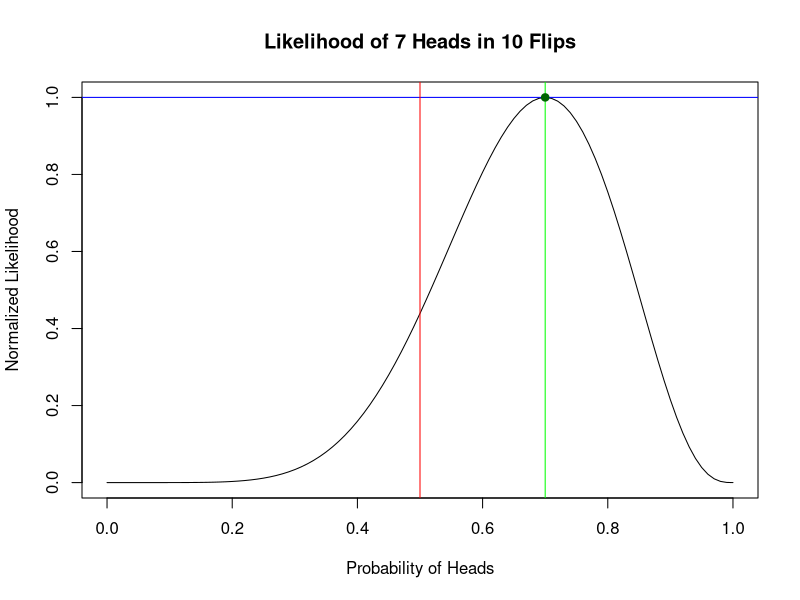
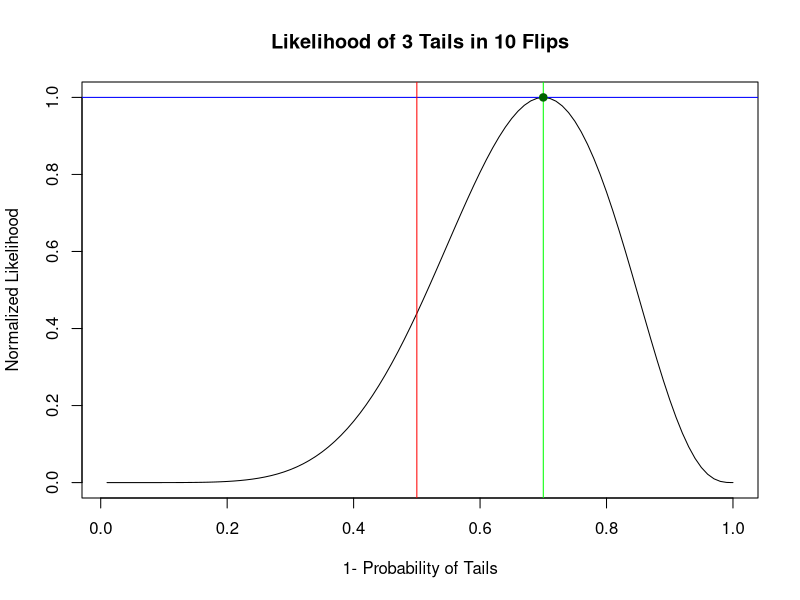
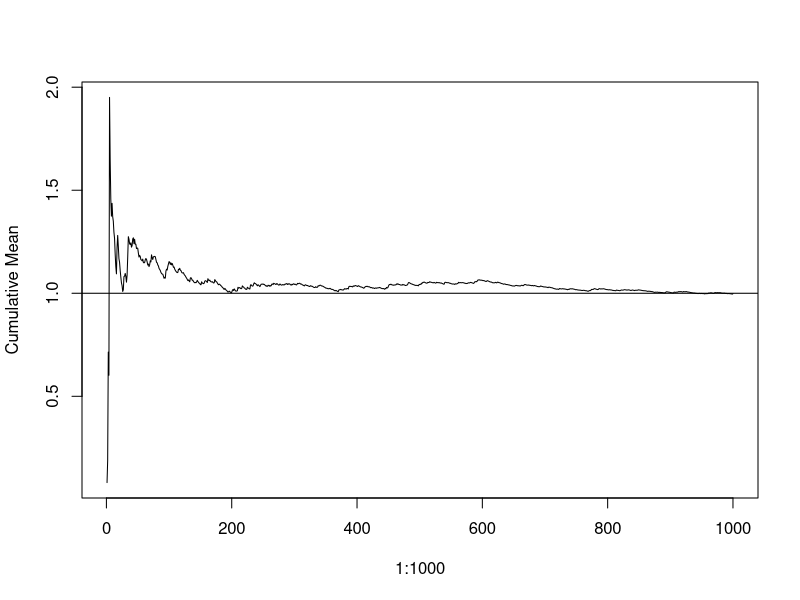

Recreate these plots in R, in order.
###### Q1 ######

## b
binom_likelihood <- function(k, n, p) {
  dbinom(k, size = n, prob = p)
}  # likelihood

prob_H <- seq(0, 1, by = 0.01)
binom_likelihood_value <- binom_likelihood(k=7, n=10, p=prob_H)

max_binom_likelihood <- max(binom_likelihood_value)
normalized_binom_likelihood <- binom_likelihood_value / max_binom_likelihood  # normalize the likelihood

plot(prob_H, normalized_binom_likelihood, type = "l",
     xlab = "Probability of Heads", ylab = "Normalized Likelihood",
     main = "Likelihood of 7 Heads in 10 Flips")

abline(h = max(normalized_binom_likelihood), col = "blue")
abline(v = 0.5, col = "red")
abline(v = 0.7, col = "green")
points(0.7, 1, col = "darkgreen", pch = 19)

# The likelihood does not suggest that the coin is fair.


## e
n_binom_likelihood <- function(k, n, p) {
  dnbinom(k, size = n, prob = p)
}

prob_T <- seq(0.01, 1, by = 0.01)
n_binom_likelihood_value <- n_binom_likelihood(k=3, n=10-3, p=prob_T)

max_n_binom_likelihood <- max(n_binom_likelihood_value)
normalized_n_binom_likelihood <- n_binom_likelihood_value / max_n_binom_likelihood  # normalize the likelihood

plot(prob_T, normalized_n_binom_likelihood, type = "l",
     xlab = "1- Probability of Tails", ylab = "Normalized Likelihood",
     main = "Likelihood of 3 Tails in 10 Flips")

abline(h = max(normalized_n_binom_likelihood), col = "blue")
abline(v = 0.5, col = "red")
abline(v = 0.7, col = "green")
points(0.7, 1, col = "darkgreen", pch = 19)

# The likelihood does not suggest that the coin is fair.

## f
p_lt_10 <- sum(dnbinom(x=0:(9-3), size = 3, prob = 0.5))
p_ge_10 <- 1-p_lt_10


###### Q3 ######

## a
set.seed(929)
a_sample <- rexp(n=1000, rate=1)
a_mean <- mean(a_sample)
a_variance <- var(a_sample)
identical(a_variance, sum((a_sample-a_mean)^2)/(1000-1))

# S

## b
cumulative_mean <- cumsum(a_sample)/(1:1000)
plot(1:1000, cumulative_mean, type="l", ylab = "Cumulative Mean")
abline(h=1)

# Since the law of large number states that the sample mean is consistent
